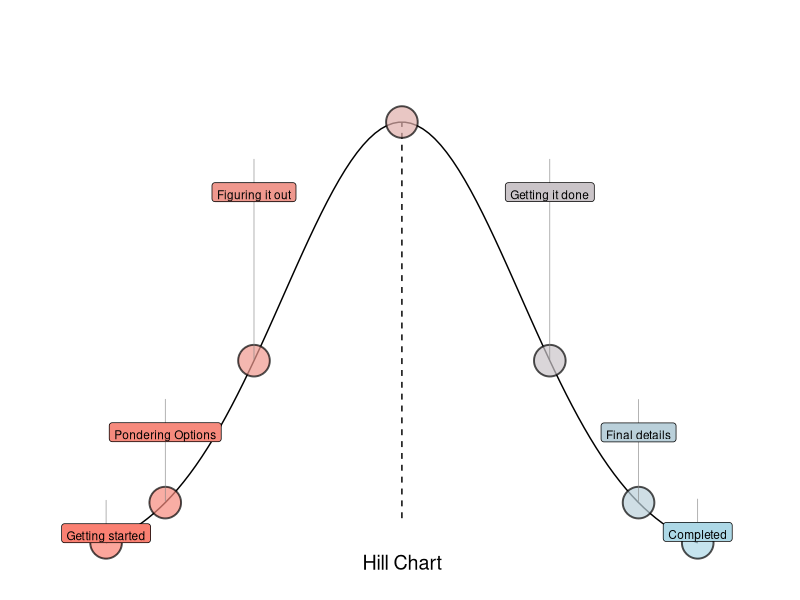

Write R code to recreate this figure.
library(ggplot2)
library(ggrepel)
library(RColorBrewer)


### Get User input
u <- 50
sd <- 20
base <- data.frame(x = seq(0, 100, length=100), y = dnorm(seq(0, 100, length=100), mean=u, sd=sd))


### Note: $Task and $Levels are users input from the shiny app

tasks <- data.frame(Task = c("Getting started", "Pondering Options", "Figuring it out", "Ready to roll", "Getting it done", "Final details", "Completed"), 
                    Levels = c(0,10,25,50,75,90,100))

tasks$Position <- dnorm(tasks$Levels, mean = u, sd = sd)

base <- data.frame(x = seq(0, 100, length=100), y = dnorm(seq(0, 100, length=100), mean=u, sd=sd))

### Set up the plot

ggplot(data = NULL, aes()) + 
  
  #Cosmetics
  scale_fill_gradient(low = "salmon", high = "lightblue",
                      space = "Lab", na.value = "grey50", guide = "colourbar",
                      aesthetics = "fill") +
  scale_x_continuous(limits = c(-10, 110)) +
  scale_y_continuous(limits = c(0, max(tasks$Position * 1.2))) +
  theme_minimal() + 
  theme(axis.text.x = element_blank(),
        axis.text.y = element_blank(),
        axis.title.x = element_blank(),
        axis.title.y = element_blank(),
        panel.grid.major = element_blank(),
        panel.grid.minor = element_blank()) +
  annotate(geom = "text", y = 0, x = 50, label = "Hill Chart", size = 5) +
  annotate(geom = "segment", y = 0.1*max(base$y), yend = max(base$y), x = 50, xend = 50, linetype = 2, lwd = 0.5) +

  

  #Add hill line
  geom_line(data = base, aes(x,y)) +
  
  #Add points
  geom_point(data = tasks, aes(x = tasks$Levels, y = tasks$Position, color = tasks$Levels, fill = tasks$Levels),
    size = 10,
    show.legend = FALSE,
    alpha = 0.7,
    shape = 21,
    color = "black",
    stroke = 1
  ) + 
  #Add labels
  geom_label_repel(data = tasks, aes(x = tasks$Levels, y = tasks$Position, label = tasks$Task, color = tasks$Levels, fill = tasks$Levels),
    show.legend = FALSE,
    force = 10,
    direction = "y",
    vjust = 0,
    hjust = 0.5,
    size = 3,
    box.padding = 2,
    segment.color = "grey50",
    segment.size = 0.2,
    color = "black",
    nudge_y = tasks$Position * 1,
    ylim = c(tasks$Position, tasks$Position * 1.3)
  )
  












